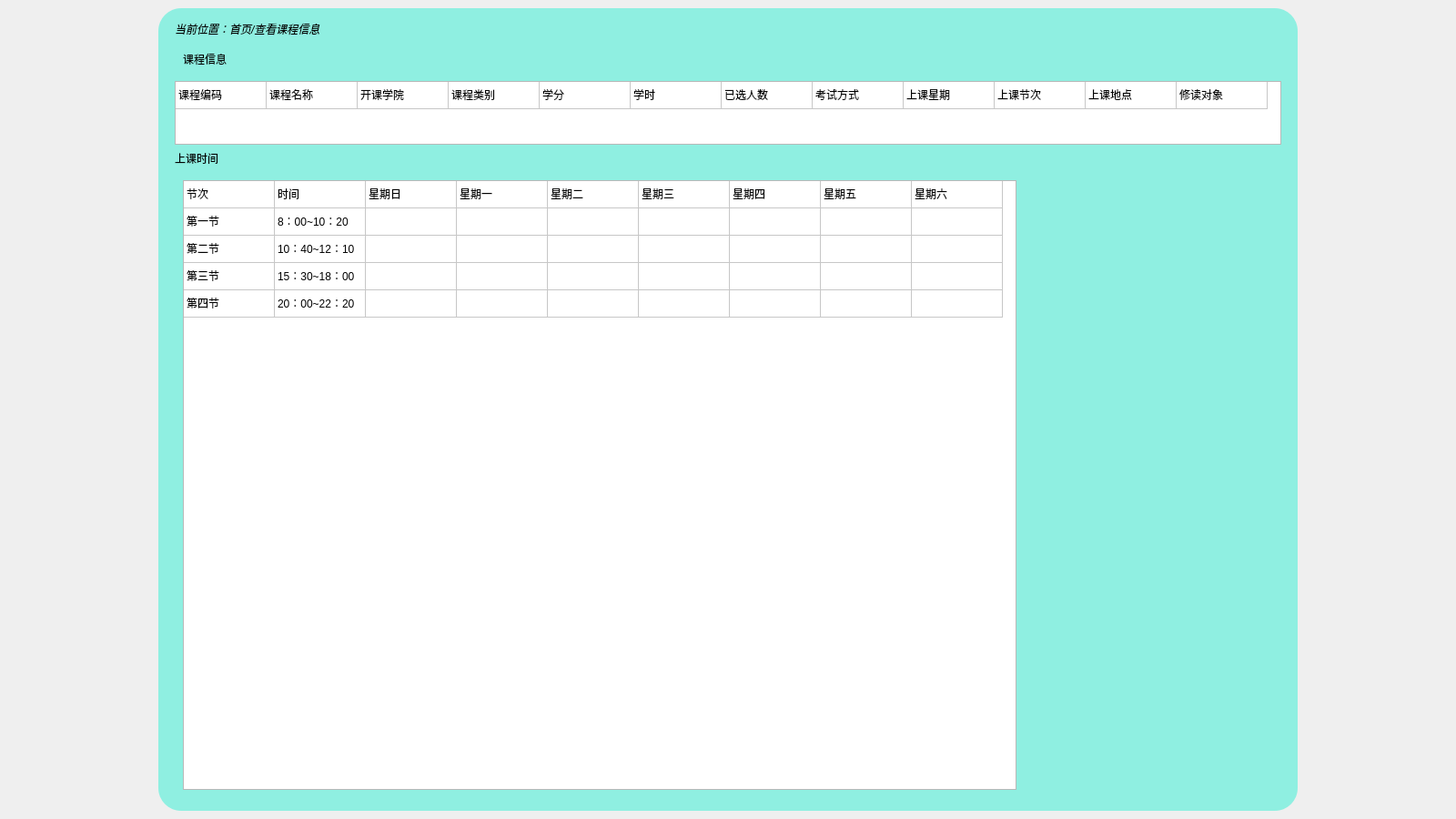
<?xml version="1.0" encoding="UTF-8"?>
<ui version="4.0">
 <class>Teacher</class>
 <widget class="QWidget" name="Teacher">
  <property name="geometry">
   <rect>
    <x>0</x>
    <y>0</y>
    <width>1600</width>
    <height>900</height>
   </rect>
  </property>
  <property name="windowTitle">
   <string>Form</string>
  </property>
  <layout class="QGridLayout" name="gridLayout_3">
   <property name="leftMargin">
    <number>0</number>
   </property>
   <property name="topMargin">
    <number>0</number>
   </property>
   <property name="rightMargin">
    <number>0</number>
   </property>
   <property name="bottomMargin">
    <number>0</number>
   </property>
   <item row="0" column="0">
    <widget class="QStackedWidget" name="stackedWidget">
     <widget class="QWidget" name="TeacherCourseInfoP">
      <layout class="QGridLayout" name="gridLayout_5">
       <item row="0" column="0" alignment="Qt::AlignHCenter">
        <widget class="QWidget" name="widget_9" native="true">
         <property name="styleSheet">
          <string notr="true">#widget_9{

	background-color: rgba(104, 240, 220,180);
border-radius:25px;
}</string>
         </property>
         <layout class="QVBoxLayout" name="verticalLayout_4">
          <property name="topMargin">
           <number>5</number>
          </property>
          <property name="bottomMargin">
           <number>5</number>
          </property>
          <item>
           <widget class="QWidget" name="widget_10" native="true">
            <layout class="QVBoxLayout" name="verticalLayout_3">
             <item>
              <widget class="QLabel" name="label_18">
               <property name="text">
                <string>&lt;html&gt;&lt;head/&gt;&lt;body&gt;&lt;p&gt;&lt;span style=&quot; font-style:italic;&quot;&gt;当前位置：首页/查看课程信息&lt;/span&gt;&lt;/p&gt;&lt;/body&gt;&lt;/html&gt;</string>
               </property>
              </widget>
             </item>
             <item>
              <widget class="QWidget" name="widget_11" native="true">
               <layout class="QHBoxLayout" name="horizontalLayout_7">
                <item alignment="Qt::AlignLeft">
                 <widget class="QLabel" name="label_8">
                  <property name="text">
                   <string>课程信息</string>
                  </property>
                 </widget>
                </item>
               </layout>
              </widget>
             </item>
             <item alignment="Qt::AlignTop">
              <widget class="QTableWidget" name="CourseInfo_table">
               <property name="sizePolicy">
                <sizepolicy hsizetype="Expanding" vsizetype="Expanding">
                 <horstretch>0</horstretch>
                 <verstretch>0</verstretch>
                </sizepolicy>
               </property>
               <property name="sizeAdjustPolicy">
                <enum>QAbstractScrollArea::AdjustToContents</enum>
               </property>
               <property name="editTriggers">
                <set>QAbstractItemView::NoEditTriggers</set>
               </property>
               <property name="selectionMode">
                <enum>QAbstractItemView::NoSelection</enum>
               </property>
               <attribute name="horizontalHeaderVisible">
                <bool>false</bool>
               </attribute>
               <attribute name="verticalHeaderVisible">
                <bool>false</bool>
               </attribute>
               <row>
                <property name="text">
                 <string>新建行</string>
                </property>
               </row>
               <column>
                <property name="text">
                 <string>新建列</string>
                </property>
               </column>
               <column>
                <property name="text">
                 <string>新建列</string>
                </property>
               </column>
               <column>
                <property name="text">
                 <string>新建列</string>
                </property>
               </column>
               <column>
                <property name="text">
                 <string>新建列</string>
                </property>
               </column>
               <column>
                <property name="text">
                 <string>学分</string>
                </property>
               </column>
               <column>
                <property name="text">
                 <string>学时</string>
                </property>
               </column>
               <column>
                <property name="text">
                 <string>新建列</string>
                </property>
               </column>
               <column>
                <property name="text">
                 <string>新建列</string>
                </property>
               </column>
               <column>
                <property name="text">
                 <string>新建列</string>
                </property>
               </column>
               <column>
                <property name="text">
                 <string>新建列</string>
                </property>
               </column>
               <column>
                <property name="text">
                 <string>上课地点</string>
                </property>
               </column>
               <column>
                <property name="text">
                 <string>修读对象</string>
                </property>
               </column>
               <item row="0" column="0">
                <property name="text">
                 <string>课程编码</string>
                </property>
               </item>
               <item row="0" column="1">
                <property name="text">
                 <string>课程名称</string>
                </property>
               </item>
               <item row="0" column="2">
                <property name="text">
                 <string>开课学院</string>
                </property>
               </item>
               <item row="0" column="3">
                <property name="text">
                 <string>课程类别</string>
                </property>
               </item>
               <item row="0" column="4">
                <property name="text">
                 <string>学分</string>
                </property>
               </item>
               <item row="0" column="5">
                <property name="text">
                 <string>学时</string>
                </property>
               </item>
               <item row="0" column="6">
                <property name="text">
                 <string>已选人数</string>
                </property>
               </item>
               <item row="0" column="7">
                <property name="text">
                 <string>考试方式</string>
                </property>
               </item>
               <item row="0" column="8">
                <property name="text">
                 <string>上课星期</string>
                </property>
               </item>
               <item row="0" column="9">
                <property name="text">
                 <string>上课节次</string>
                </property>
               </item>
               <item row="0" column="10">
                <property name="text">
                 <string>上课地点</string>
                </property>
               </item>
               <item row="0" column="11">
                <property name="text">
                 <string>修读对象</string>
                </property>
               </item>
              </widget>
             </item>
             <item>
              <widget class="QLabel" name="label_7">
               <property name="text">
                <string>上课时间</string>
               </property>
              </widget>
             </item>
             <item>
              <widget class="QWidget" name="widget_13" native="true">
               <layout class="QGridLayout" name="gridLayout_4">
                <item row="0" column="0" alignment="Qt::AlignLeft">
                 <widget class="QTableWidget" name="Schedule_table">
                  <property name="sizePolicy">
                   <sizepolicy hsizetype="Expanding" vsizetype="Expanding">
                    <horstretch>0</horstretch>
                    <verstretch>0</verstretch>
                   </sizepolicy>
                  </property>
                  <property name="maximumSize">
                   <size>
                    <width>916</width>
                    <height>752</height>
                   </size>
                  </property>
                  <property name="sizeAdjustPolicy">
                   <enum>QAbstractScrollArea::AdjustToContents</enum>
                  </property>
                  <property name="editTriggers">
                   <set>QAbstractItemView::NoEditTriggers</set>
                  </property>
                  <property name="selectionMode">
                   <enum>QAbstractItemView::NoSelection</enum>
                  </property>
                  <property name="selectionBehavior">
                   <enum>QAbstractItemView::SelectItems</enum>
                  </property>
                  <property name="showGrid">
                   <bool>true</bool>
                  </property>
                  <attribute name="horizontalHeaderVisible">
                   <bool>false</bool>
                  </attribute>
                  <attribute name="horizontalHeaderStretchLastSection">
                   <bool>false</bool>
                  </attribute>
                  <attribute name="verticalHeaderVisible">
                   <bool>false</bool>
                  </attribute>
                  <attribute name="verticalHeaderHighlightSections">
                   <bool>true</bool>
                  </attribute>
                  <row>
                   <property name="text">
                    <string>1</string>
                   </property>
                  </row>
                  <row>
                   <property name="text">
                    <string>新建行</string>
                   </property>
                  </row>
                  <row>
                   <property name="text">
                    <string>新建行</string>
                   </property>
                  </row>
                  <row>
                   <property name="text">
                    <string>新建行</string>
                   </property>
                  </row>
                  <row>
                   <property name="text">
                    <string>新建行</string>
                   </property>
                  </row>
                  <column>
                   <property name="text">
                    <string>节次</string>
                   </property>
                  </column>
                  <column>
                   <property name="text">
                    <string>时间</string>
                   </property>
                  </column>
                  <column>
                   <property name="text">
                    <string>星期日</string>
                   </property>
                  </column>
                  <column>
                   <property name="text">
                    <string>星期一</string>
                   </property>
                  </column>
                  <column>
                   <property name="text">
                    <string>星期二</string>
                   </property>
                  </column>
                  <column>
                   <property name="text">
                    <string>星期三</string>
                   </property>
                  </column>
                  <column>
                   <property name="text">
                    <string>星期四</string>
                   </property>
                  </column>
                  <column>
                   <property name="text">
                    <string>星期五</string>
                   </property>
                  </column>
                  <column>
                   <property name="text">
                    <string>星期六</string>
                   </property>
                  </column>
                  <item row="0" column="0">
                   <property name="text">
                    <string>节次</string>
                   </property>
                  </item>
                  <item row="0" column="1">
                   <property name="text">
                    <string>时间</string>
                   </property>
                  </item>
                  <item row="0" column="2">
                   <property name="text">
                    <string>星期日</string>
                   </property>
                  </item>
                  <item row="0" column="3">
                   <property name="text">
                    <string>星期一</string>
                   </property>
                  </item>
                  <item row="0" column="4">
                   <property name="text">
                    <string>星期二</string>
                   </property>
                  </item>
                  <item row="0" column="5">
                   <property name="text">
                    <string>星期三</string>
                   </property>
                  </item>
                  <item row="0" column="6">
                   <property name="text">
                    <string>星期四</string>
                   </property>
                  </item>
                  <item row="0" column="7">
                   <property name="text">
                    <string>星期五</string>
                   </property>
                  </item>
                  <item row="0" column="8">
                   <property name="text">
                    <string>星期六</string>
                   </property>
                  </item>
                  <item row="1" column="0">
                   <property name="text">
                    <string>第一节</string>
                   </property>
                  </item>
                  <item row="1" column="1">
                   <property name="text">
                    <string>8：00~10：20</string>
                   </property>
                  </item>
                  <item row="2" column="0">
                   <property name="text">
                    <string>第二节</string>
                   </property>
                  </item>
                  <item row="2" column="1">
                   <property name="text">
                    <string>10：40~12：10</string>
                   </property>
                  </item>
                  <item row="3" column="0">
                   <property name="text">
                    <string>第三节</string>
                   </property>
                  </item>
                  <item row="3" column="1">
                   <property name="text">
                    <string>15：30~18：00</string>
                   </property>
                  </item>
                  <item row="4" column="0">
                   <property name="text">
                    <string>第四节</string>
                   </property>
                  </item>
                  <item row="4" column="1">
                   <property name="text">
                    <string>20：00~22：20</string>
                   </property>
                  </item>
                 </widget>
                </item>
               </layout>
              </widget>
             </item>
            </layout>
           </widget>
          </item>
         </layout>
        </widget>
       </item>
      </layout>
     </widget>
     <widget class="QWidget" name="TeacherCourseStudentP">
      <layout class="QGridLayout" name="gridLayout">
       <item row="0" column="0" alignment="Qt::AlignHCenter">
        <widget class="QWidget" name="widget_5" native="true">
         <property name="styleSheet">
          <string notr="true">#widget_5{

	background-color: rgba(104, 240, 220,180);
border-radius:25px;
}</string>
         </property>
         <layout class="QVBoxLayout" name="verticalLayout_2">
          <item>
           <widget class="QLabel" name="label_17">
            <property name="text">
             <string>&lt;html&gt;&lt;head/&gt;&lt;body&gt;&lt;p&gt;&lt;span style=&quot; font-style:italic;&quot;&gt;当前位置：首页/查看课程所选学生信息&lt;/span&gt;&lt;/p&gt;&lt;p&gt;在本页面可查询修读了该课程的学生的基本信息，默认学年为当前学年&lt;/p&gt;&lt;/body&gt;&lt;/html&gt;</string>
            </property>
           </widget>
          </item>
          <item alignment="Qt::AlignLeft">
           <widget class="QWidget" name="widget_6" native="true">
            <layout class="QHBoxLayout" name="horizontalLayout_4">
             <item alignment="Qt::AlignLeft">
              <widget class="QLabel" name="label_4">
               <property name="text">
                <string>课程名称</string>
               </property>
              </widget>
             </item>
             <item alignment="Qt::AlignLeft">
              <widget class="QComboBox" name="StuInfoCourseBox">
               <item>
                <property name="text">
                 <string/>
                </property>
               </item>
              </widget>
             </item>
             <item>
              <widget class="QLabel" name="label_11">
               <property name="text">
                <string>学年</string>
               </property>
              </widget>
             </item>
             <item>
              <widget class="QComboBox" name="StuInfoTime_Box">
               <item>
                <property name="text">
                 <string/>
                </property>
               </item>
               <item>
                <property name="text">
                 <string>2023</string>
                </property>
               </item>
               <item>
                <property name="text">
                 <string>2022</string>
                </property>
               </item>
               <item>
                <property name="text">
                 <string>2021</string>
                </property>
               </item>
               <item>
                <property name="text">
                 <string>2020</string>
                </property>
               </item>
               <item>
                <property name="text">
                 <string>2019</string>
                </property>
               </item>
               <item>
                <property name="text">
                 <string>2018</string>
                </property>
               </item>
               <item>
                <property name="text">
                 <string>2017</string>
                </property>
               </item>
              </widget>
             </item>
            </layout>
           </widget>
          </item>
          <item alignment="Qt::AlignLeft">
           <widget class="QWidget" name="widget_7" native="true">
            <layout class="QHBoxLayout" name="horizontalLayout_5">
             <item>
              <widget class="QLabel" name="label_5">
               <property name="text">
                <string>学生姓名</string>
               </property>
              </widget>
             </item>
             <item>
              <widget class="QLineEdit" name="StuInfoNameLine"/>
             </item>
             <item>
              <widget class="QLabel" name="label_6">
               <property name="text">
                <string>学生学号</string>
               </property>
              </widget>
             </item>
             <item>
              <widget class="QLineEdit" name="StuInfoINumLine"/>
             </item>
            </layout>
           </widget>
          </item>
          <item alignment="Qt::AlignLeft">
           <widget class="QWidget" name="widget_12" native="true">
            <layout class="QHBoxLayout" name="horizontalLayout_8">
             <item>
              <widget class="QLabel" name="label_9">
               <property name="text">
                <string>学院</string>
               </property>
              </widget>
             </item>
             <item>
              <widget class="QComboBox" name="StuInfoInstituteBox">
               <item>
                <property name="text">
                 <string/>
                </property>
               </item>
               <item>
                <property name="text">
                 <string>格兰芬多</string>
                </property>
               </item>
               <item>
                <property name="text">
                 <string>拉文克劳</string>
                </property>
               </item>
               <item>
                <property name="text">
                 <string>赫奇帕奇</string>
                </property>
               </item>
               <item>
                <property name="text">
                 <string>斯莱特林</string>
                </property>
               </item>
              </widget>
             </item>
             <item>
              <widget class="QLabel" name="label_10">
               <property name="text">
                <string>年级</string>
               </property>
              </widget>
             </item>
             <item>
              <widget class="QComboBox" name="StuInfoGradeBox">
               <item>
                <property name="text">
                 <string/>
                </property>
               </item>
               <item>
                <property name="text">
                 <string>一年级</string>
                </property>
               </item>
               <item>
                <property name="text">
                 <string>二年级</string>
                </property>
               </item>
               <item>
                <property name="text">
                 <string>三年级</string>
                </property>
               </item>
               <item>
                <property name="text">
                 <string>四年级</string>
                </property>
               </item>
               <item>
                <property name="text">
                 <string>五年级</string>
                </property>
               </item>
               <item>
                <property name="text">
                 <string>六年级</string>
                </property>
               </item>
               <item>
                <property name="text">
                 <string>七年级</string>
                </property>
               </item>
              </widget>
             </item>
            </layout>
           </widget>
          </item>
          <item alignment="Qt::AlignLeft">
           <widget class="QWidget" name="widget_8" native="true">
            <layout class="QHBoxLayout" name="horizontalLayout_6">
             <item>
              <widget class="QPushButton" name="StuInfoButton">
               <property name="text">
                <string>查询</string>
               </property>
              </widget>
             </item>
            </layout>
           </widget>
          </item>
          <item alignment="Qt::AlignLeft">
           <widget class="QTableWidget" name="StuInfoTable">
            <property name="sizeAdjustPolicy">
             <enum>QAbstractScrollArea::AdjustToContents</enum>
            </property>
            <property name="editTriggers">
             <set>QAbstractItemView::NoEditTriggers</set>
            </property>
            <property name="selectionMode">
             <enum>QAbstractItemView::NoSelection</enum>
            </property>
            <attribute name="horizontalHeaderVisible">
             <bool>false</bool>
            </attribute>
            <attribute name="verticalHeaderVisible">
             <bool>false</bool>
            </attribute>
            <row>
             <property name="text">
              <string>新建行</string>
             </property>
            </row>
            <column>
             <property name="text">
              <string>序号</string>
             </property>
            </column>
            <column>
             <property name="text">
              <string>学生学号</string>
             </property>
            </column>
            <column>
             <property name="text">
              <string>学生姓名</string>
             </property>
            </column>
            <column>
             <property name="text">
              <string>性别</string>
             </property>
            </column>
            <column>
             <property name="text">
              <string>联系方式</string>
             </property>
            </column>
            <column>
             <property name="text">
              <string>学院</string>
             </property>
            </column>
            <column>
             <property name="text">
              <string>年级</string>
             </property>
            </column>
            <column>
             <property name="text">
              <string>所选课程</string>
             </property>
            </column>
            <column>
             <property name="text">
              <string>开课学年</string>
             </property>
            </column>
            <column>
             <property name="text">
              <string>录入成绩</string>
             </property>
            </column>
            <item row="0" column="0">
             <property name="text">
              <string>序号</string>
             </property>
            </item>
            <item row="0" column="1">
             <property name="text">
              <string>学生学号</string>
             </property>
            </item>
            <item row="0" column="2">
             <property name="text">
              <string>学生姓名</string>
             </property>
            </item>
            <item row="0" column="3">
             <property name="text">
              <string>性别</string>
             </property>
            </item>
            <item row="0" column="4">
             <property name="text">
              <string>联系方式</string>
             </property>
            </item>
            <item row="0" column="5">
             <property name="text">
              <string>学院</string>
             </property>
            </item>
            <item row="0" column="6">
             <property name="text">
              <string>年级</string>
             </property>
            </item>
            <item row="0" column="7">
             <property name="text">
              <string>所选课程</string>
             </property>
            </item>
            <item row="0" column="8">
             <property name="text">
              <string>开课学年</string>
             </property>
            </item>
            <item row="0" column="9">
             <property name="text">
              <string>成绩</string>
             </property>
            </item>
           </widget>
          </item>
         </layout>
        </widget>
       </item>
      </layout>
     </widget>
     <widget class="QWidget" name="TeacherGradesP">
      <layout class="QGridLayout" name="gridLayout_2">
       <item row="0" column="0" alignment="Qt::AlignHCenter">
        <widget class="QWidget" name="widget" native="true">
         <property name="styleSheet">
          <string notr="true">#widget{

	background-color: rgba(104, 240, 220,180);
border-radius:25px;
}</string>
         </property>
         <layout class="QVBoxLayout" name="verticalLayout">
          <item>
           <widget class="QLabel" name="label_15">
            <property name="text">
             <string>&lt;html&gt;&lt;head/&gt;&lt;body&gt;&lt;p&gt;&lt;span style=&quot; font-style:italic;&quot;&gt;当前页面：首页/学生考试成绩&lt;/span&gt;&lt;/p&gt;&lt;p&gt;当前页面可以查询所有学生成绩，并且可以在成绩录入开始时录入本学年的学生的成绩&lt;/p&gt;&lt;/body&gt;&lt;/html&gt;</string>
            </property>
           </widget>
          </item>
          <item alignment="Qt::AlignLeft">
           <widget class="QWidget" name="widget_2" native="true">
            <layout class="QHBoxLayout" name="horizontalLayout">
             <item alignment="Qt::AlignLeft">
              <widget class="QLabel" name="label">
               <property name="text">
                <string>课程名称</string>
               </property>
              </widget>
             </item>
             <item alignment="Qt::AlignLeft">
              <widget class="QComboBox" name="scoresCourseName_Box">
               <item>
                <property name="text">
                 <string/>
                </property>
               </item>
              </widget>
             </item>
             <item>
              <widget class="QLabel" name="label_12">
               <property name="text">
                <string>学年</string>
               </property>
              </widget>
             </item>
             <item>
              <widget class="QComboBox" name="scoresYear_Box">
               <item>
                <property name="text">
                 <string/>
                </property>
               </item>
               <item>
                <property name="text">
                 <string>2023</string>
                </property>
               </item>
               <item>
                <property name="text">
                 <string>2022</string>
                </property>
               </item>
               <item>
                <property name="text">
                 <string>2021</string>
                </property>
               </item>
               <item>
                <property name="text">
                 <string>2020</string>
                </property>
               </item>
               <item>
                <property name="text">
                 <string>2019</string>
                </property>
               </item>
               <item>
                <property name="text">
                 <string>2018</string>
                </property>
               </item>
               <item>
                <property name="text">
                 <string>2017</string>
                </property>
               </item>
              </widget>
             </item>
            </layout>
           </widget>
          </item>
          <item alignment="Qt::AlignLeft">
           <widget class="QWidget" name="widget_3" native="true">
            <layout class="QHBoxLayout" name="horizontalLayout_2">
             <item>
              <widget class="QLabel" name="label_2">
               <property name="text">
                <string>学生姓名</string>
               </property>
              </widget>
             </item>
             <item>
              <widget class="QLineEdit" name="scoresName_line"/>
             </item>
             <item>
              <widget class="QLabel" name="label_3">
               <property name="text">
                <string>学生学号</string>
               </property>
              </widget>
             </item>
             <item>
              <widget class="QLineEdit" name="scoresNum_line"/>
             </item>
            </layout>
           </widget>
          </item>
          <item alignment="Qt::AlignLeft">
           <widget class="QWidget" name="widget_14" native="true">
            <layout class="QGridLayout" name="gridLayout_6">
             <item row="0" column="0">
              <widget class="QCheckBox" name="scores_checkBox">
               <property name="text">
                <string>仅查询未录入成绩的学生</string>
               </property>
               <property name="tristate">
                <bool>false</bool>
               </property>
              </widget>
             </item>
            </layout>
           </widget>
          </item>
          <item alignment="Qt::AlignLeft">
           <widget class="QWidget" name="widget_4" native="true">
            <layout class="QHBoxLayout" name="horizontalLayout_3">
             <item>
              <widget class="QPushButton" name="scores_button">
               <property name="text">
                <string>查询</string>
               </property>
              </widget>
             </item>
            </layout>
           </widget>
          </item>
          <item alignment="Qt::AlignLeft">
           <widget class="QTableWidget" name="scores_table">
            <property name="sizeAdjustPolicy">
             <enum>QAbstractScrollArea::AdjustToContents</enum>
            </property>
            <property name="editTriggers">
             <set>QAbstractItemView::NoEditTriggers</set>
            </property>
            <property name="selectionMode">
             <enum>QAbstractItemView::NoSelection</enum>
            </property>
            <attribute name="horizontalHeaderVisible">
             <bool>false</bool>
            </attribute>
            <attribute name="verticalHeaderVisible">
             <bool>false</bool>
            </attribute>
            <row>
             <property name="text">
              <string>新建行</string>
             </property>
            </row>
            <column>
             <property name="text">
              <string>学生学号</string>
             </property>
            </column>
            <column>
             <property name="text">
              <string>学生姓名</string>
             </property>
            </column>
            <column>
             <property name="text">
              <string>课程名称</string>
             </property>
            </column>
            <column>
             <property name="text">
              <string>开课学年</string>
             </property>
            </column>
            <column>
             <property name="text">
              <string>录入成绩</string>
             </property>
            </column>
            <item row="0" column="0">
             <property name="text">
              <string>学生学号</string>
             </property>
            </item>
            <item row="0" column="1">
             <property name="text">
              <string>学生姓名</string>
             </property>
            </item>
            <item row="0" column="2">
             <property name="text">
              <string>课程名称</string>
             </property>
            </item>
            <item row="0" column="3">
             <property name="text">
              <string>学年</string>
             </property>
            </item>
            <item row="0" column="4">
             <property name="text">
              <string>成绩</string>
             </property>
            </item>
           </widget>
          </item>
         </layout>
        </widget>
       </item>
      </layout>
     </widget>
     <widget class="QWidget" name="TeacherEvaluationP">
      <layout class="QGridLayout" name="gridLayout_8">
       <item row="0" column="0" alignment="Qt::AlignHCenter">
        <widget class="QWidget" name="widget_15" native="true">
         <property name="styleSheet">
          <string notr="true">#widget_15{

	background-color: rgba(104, 240, 220,180);
border-radius:25px;
}</string>
         </property>
         <layout class="QVBoxLayout" name="verticalLayout_5">
          <item>
           <widget class="QLabel" name="label_16">
            <property name="text">
             <string>&lt;html&gt;&lt;head/&gt;&lt;body&gt;&lt;p&gt;&lt;span style=&quot; font-style:italic;&quot;&gt;当前位置：首页/评教信息查看&lt;/span&gt;&lt;/p&gt;&lt;p&gt;当筛选条件为空时，默认查询全部信息，其中学年默认为当前学年&lt;/p&gt;&lt;p&gt;点击 &lt;span style=&quot; font-style:italic;&quot;&gt;查询具体信息 &lt;/span&gt;可以查看符合筛选条件的评教信息&lt;/p&gt;&lt;p&gt;点击 &lt;span style=&quot; font-style:italic;&quot;&gt;查询未评教人数 &lt;/span&gt;可查看当年的未评教的人数，请注意先在开课学年里选择当前学年&lt;/p&gt;&lt;p&gt;点击 &lt;span style=&quot; font-style:italic;&quot;&gt;查询平均评教分数 &lt;/span&gt;可以查看每学年每学科的平均评教分数，此时不会显示评语。如果没有评教，则不会显示课程&lt;/p&gt;&lt;/body&gt;&lt;/html&gt;</string>
            </property>
           </widget>
          </item>
          <item alignment="Qt::AlignLeft">
           <widget class="QWidget" name="widget_16" native="true">
            <layout class="QHBoxLayout" name="horizontalLayout_9">
             <item alignment="Qt::AlignLeft">
              <widget class="QLabel" name="label_13">
               <property name="text">
                <string>课程名称</string>
               </property>
              </widget>
             </item>
             <item alignment="Qt::AlignLeft">
              <widget class="QComboBox" name="evaluationCourseName_Box">
               <item>
                <property name="text">
                 <string/>
                </property>
               </item>
              </widget>
             </item>
             <item>
              <widget class="QLabel" name="label_14">
               <property name="text">
                <string>学年</string>
               </property>
              </widget>
             </item>
             <item>
              <widget class="QComboBox" name="evaluationYear_Box">
               <item>
                <property name="text">
                 <string/>
                </property>
               </item>
               <item>
                <property name="text">
                 <string>2023</string>
                </property>
               </item>
               <item>
                <property name="text">
                 <string>2022</string>
                </property>
               </item>
               <item>
                <property name="text">
                 <string>2021</string>
                </property>
               </item>
               <item>
                <property name="text">
                 <string>2020</string>
                </property>
               </item>
               <item>
                <property name="text">
                 <string>2019</string>
                </property>
               </item>
               <item>
                <property name="text">
                 <string>2018</string>
                </property>
               </item>
               <item>
                <property name="text">
                 <string>2017</string>
                </property>
               </item>
              </widget>
             </item>
            </layout>
           </widget>
          </item>
          <item alignment="Qt::AlignLeft">
           <widget class="QWidget" name="widget_19" native="true">
            <layout class="QHBoxLayout" name="horizontalLayout_11">
             <item>
              <widget class="QPushButton" name="evaluation_button">
               <property name="text">
                <string>查询具体信息</string>
               </property>
              </widget>
             </item>
             <item>
              <widget class="QPushButton" name="evaluationCount_button">
               <property name="text">
                <string>查询未评教人数</string>
               </property>
              </widget>
             </item>
             <item>
              <widget class="QPushButton" name="evaluationAver_button">
               <property name="text">
                <string>查询平均评教分数</string>
               </property>
              </widget>
             </item>
            </layout>
           </widget>
          </item>
          <item alignment="Qt::AlignHCenter">
           <widget class="QTableWidget" name="evaluation_table">
            <property name="sizeAdjustPolicy">
             <enum>QAbstractScrollArea::AdjustToContents</enum>
            </property>
            <property name="editTriggers">
             <set>QAbstractItemView::NoEditTriggers</set>
            </property>
            <property name="selectionMode">
             <enum>QAbstractItemView::NoSelection</enum>
            </property>
            <attribute name="horizontalHeaderVisible">
             <bool>false</bool>
            </attribute>
            <attribute name="verticalHeaderVisible">
             <bool>false</bool>
            </attribute>
            <row>
             <property name="text">
              <string>新建行</string>
             </property>
            </row>
            <column>
             <property name="text">
              <string>学生学号</string>
             </property>
            </column>
            <column>
             <property name="text">
              <string>课程编码</string>
             </property>
            </column>
            <column>
             <property name="text">
              <string>课程名称</string>
             </property>
            </column>
            <column>
             <property name="text">
              <string>学年</string>
             </property>
            </column>
            <column>
             <property name="text">
              <string>学生姓名</string>
             </property>
            </column>
            <column>
             <property name="text">
              <string>录入成绩</string>
             </property>
            </column>
            <item row="0" column="0">
             <property name="text">
              <string>序号</string>
             </property>
            </item>
            <item row="0" column="1">
             <property name="text">
              <string>课程编码</string>
             </property>
            </item>
            <item row="0" column="2">
             <property name="text">
              <string>课程名称</string>
             </property>
            </item>
            <item row="0" column="3">
             <property name="text">
              <string>学年</string>
             </property>
            </item>
            <item row="0" column="4">
             <property name="text">
              <string>评教成绩</string>
             </property>
            </item>
            <item row="0" column="5">
             <property name="text">
              <string>评语</string>
             </property>
            </item>
           </widget>
          </item>
         </layout>
        </widget>
       </item>
      </layout>
     </widget>
    </widget>
   </item>
  </layout>
 </widget>
 <resources/>
 <connections/>
</ui>
